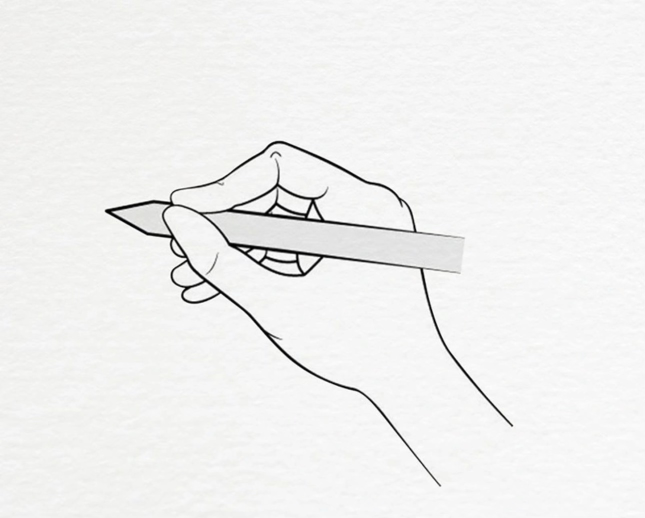
#> input picture assets/hand_reference.jpg, 1290 x 1036 px (shown at 1/2 size)
$ python make_hand.py
#> lines starting #> are read from the running program, lines starting #| are printed output that depends on the picture; after the words box and inside, x2 and y2 are one past the last pixel; in counts of white or black regions, pixels touching at a corner belong together
"""Cut the drawing hand out of the reference picture -> assets/hand_pencil.png (transparent background).

    python tools/make_hand.py [source.jpg]

The forearm in the picture is open at the bottom; it is cut straight across at ARM_CUT and the scene
continues it off the frame (see app/sketch.py, draw_hand). The PNG keeps the source size so coordinates match;
keep HAND_TIP / ARM_CUT / ARM_DIR in app/sketch.py in sync if the source changes.
"""
import os
import sys

import numpy as np
from PIL import Image, ImageDraw

ROOT = os.path.dirname(os.path.dirname(os.path.abspath(__file__)))
SRC = sys.argv[1] if len(sys.argv) > 1 else os.path.join(ROOT, 'assets', 'hand_reference.jpg')
OUT = os.path.join(ROOT, 'assets', 'hand_pencil.png')
ARM_CUT = ((995, 820), (842, 925))      # outer edge point, inner edge point, straight across the forearm
ARM_DIR = (0.65, 0.76)                  # forearm direction (towards the elbow)
PENCIL = [(210, 421), (304, 404), (928, 476), (922, 546), (300, 468)]   # its end is open in the drawing
DARK, PAPER = 150, 232                  # line threshold, lightest anti-aliasing kept outside the hand


def main():
    src = Image.open(SRC).convert('RGB')
#> src is the input picture: PIL image 1290x1036 RGB; mean R, G, B 240.3, 240.3, 239.6
    grey = np.asarray(src.convert('L')).astype(np.float32)
    h, w = grey.shape
#> h = 1036; w = 1290
    (ox, oy), (ix, iy) = ARM_CUT
    dx, dy = ARM_DIR
    # walls: the drawing's lines plus the cut, and everything past the cut
    walls = Image.fromarray(np.where(grey < DARK, 0, 255).astype(np.uint8))
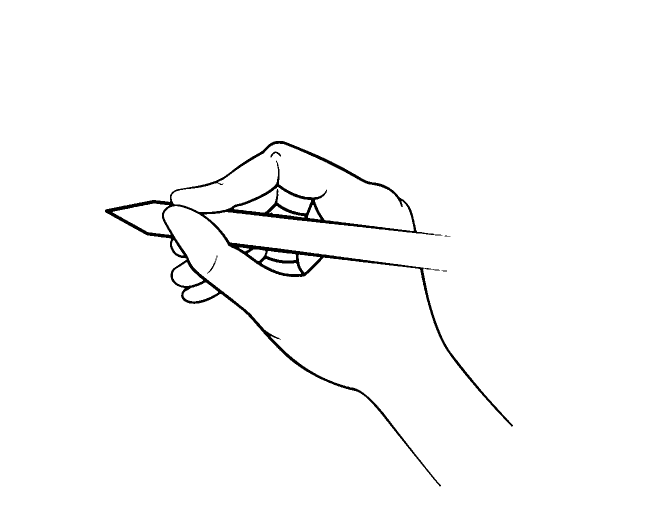
#> walls: PIL image 1290x1036 L (shown at 1/2 size); 98.3% white; 5 black regions (2 under 20 px), largest, box (x1, y1, x2, y2) and area: (210, 282, 1026, 973) 22178, (414, 511, 435, 547) 89, (541, 303, 562, 315) 88
    d = ImageDraw.Draw(walls)
    d.line([(ox + dy * 12, oy - dx * 12), (ix - dy * 12, iy + dx * 12)], fill=0, width=5)
    d.polygon([(ox, oy), (ox + dx * 3000, oy + dy * 3000), (ix + dx * 3000, iy + dy * 3000), (ix, iy)], fill=0)
    ImageDraw.floodfill(walls, (2, 2), 128)
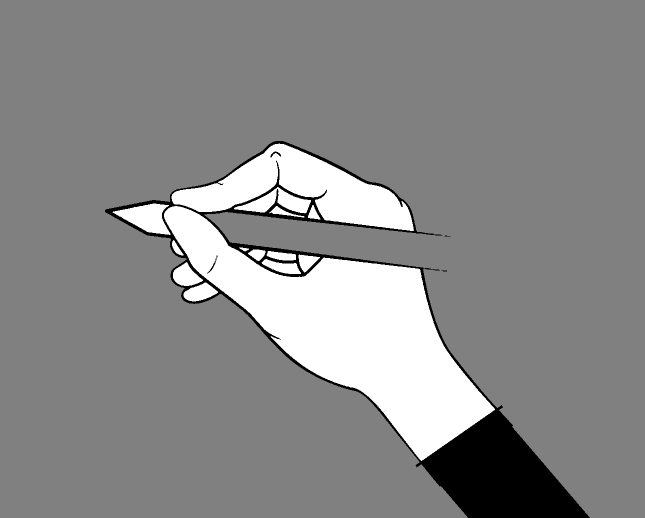
#> walls: PIL image 1290x1036 L (shown at 1/2 size); min 0, max 255, mean 138.2
    outside = np.asarray(walls) == 128
#> outside: shape (1036, 1290) bool; 82.6% white; 3 black regions (2 under 20 px), largest, box (x1, y1, x2, y2) and area: (210, 282, 1180, 1036) 232615
    pencil = Image.new('L', (w, h), 0)
#> pencil: PIL image 1290x1036 L; every value is 0
    ImageDraw.Draw(pencil).polygon(PENCIL, fill=255)
#> pencil: PIL image 1290x1036 L; 3.4% white; 1 white region, box (x1, y1, x2, y2) and area: (210, 404, 929, 547) 45233
    outside &= ~(np.asarray(pencil) > 0)
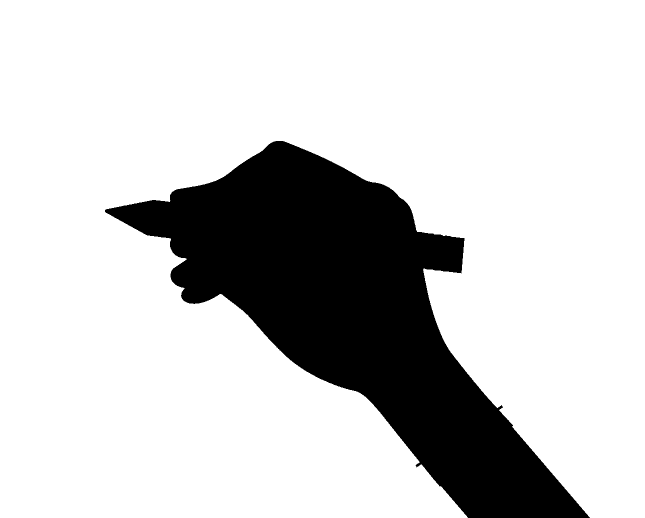
#> outside: shape (1036, 1290) bool (shown at 1/2 size); 80.3% white; 1 black region, box (x1, y1, x2, y2) and area: (210, 282, 1180, 1036) 263935
    nx, ny = dy, -dx                    # across the arm, pointing to the outer edge
    past = Image.new('L', (w, h), 0)
    ImageDraw.Draw(past).polygon([(ox + nx * 20, oy + ny * 20), (ox + nx * 20 + dx * 3000, oy + ny * 20 + dy * 3000),
                                  (ix - nx * 20 + dx * 3000, iy - ny * 20 + dy * 3000), (ix - nx * 20, iy - ny * 20)],
                                 fill=255)
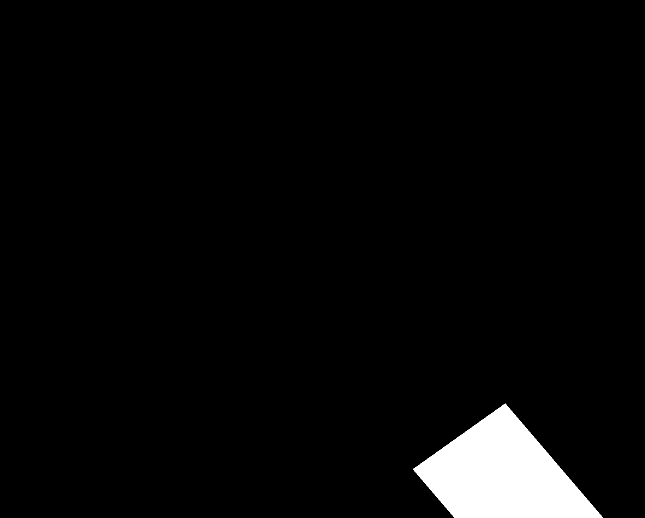
#> past: PIL image 1290x1036 L (shown at 1/2 size); 3.6% white; 1 white region, box (x1, y1, x2, y2) and area: (826, 807, 1206, 1036) 48481
    past = np.asarray(past) > 0

    rgb = np.asarray(src).astype(np.float32)
    alpha = np.ones((h, w), np.float32)
    # outside the hand only the ink stays, as anti-aliased black
    ink = np.clip((PAPER - grey) / (PAPER - 40), 0, 1)
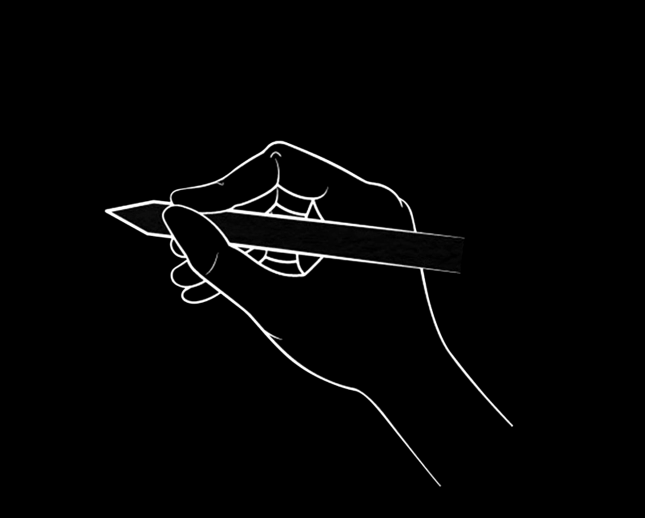
#> ink: shape (1036, 1290) float32 (shown at 1/2 size); min 0, max 1, mean 0.0166
    alpha[outside] = ink[outside]
    rgb[outside] = 20
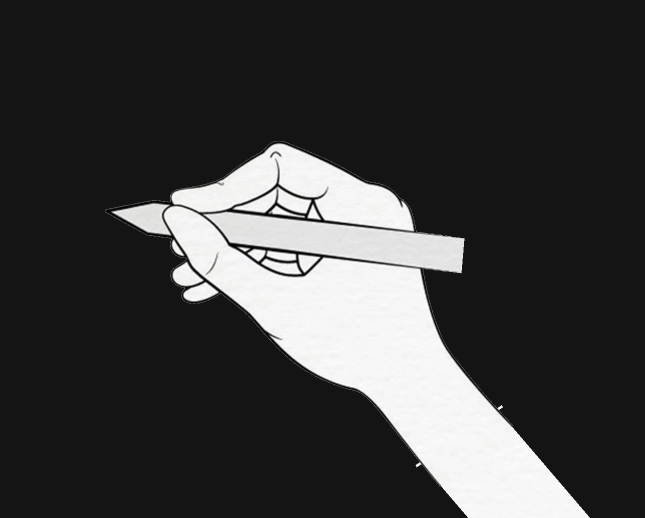
#> rgb: shape (1036, 1290, 3) float32 (shown at 1/2 size); mean R, G, B 60.1, 60.1, 60
    alpha[past] = 0
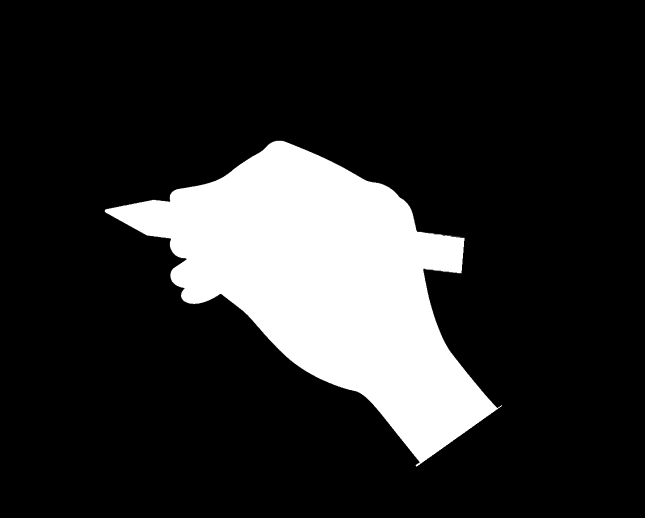
#> alpha: shape (1036, 1290) float32 (shown at 1/2 size); min 0, max 1, mean 0.168
    # inside the hand: pure white skin, keep the drawn lines and the pencil's grey
    inside = ~outside & ~past
#> inside: shape (1036, 1290) bool; 16.7% white; 1 white region, box (x1, y1, x2, y2) and area: (210, 282, 1004, 933) 223823
    rgb[inside & (grey > 238)] = 255
    out = np.dstack([rgb, alpha * 255]).clip(0, 255).astype(np.uint8)
    im = Image.fromarray(out, 'RGBA')
    print('hand area px:', int(inside.sum()), 'bbox:', im.getbbox())     # kept uncropped: same coords as SRC
#| hand area px: 223823 bbox: (208, 281, 1004, 933)
    im.save(OUT)
    print('saved', OUT, im.size)
#| saved assets/hand_pencil.png (1290, 1036)


if __name__ == '__main__':
    main()
